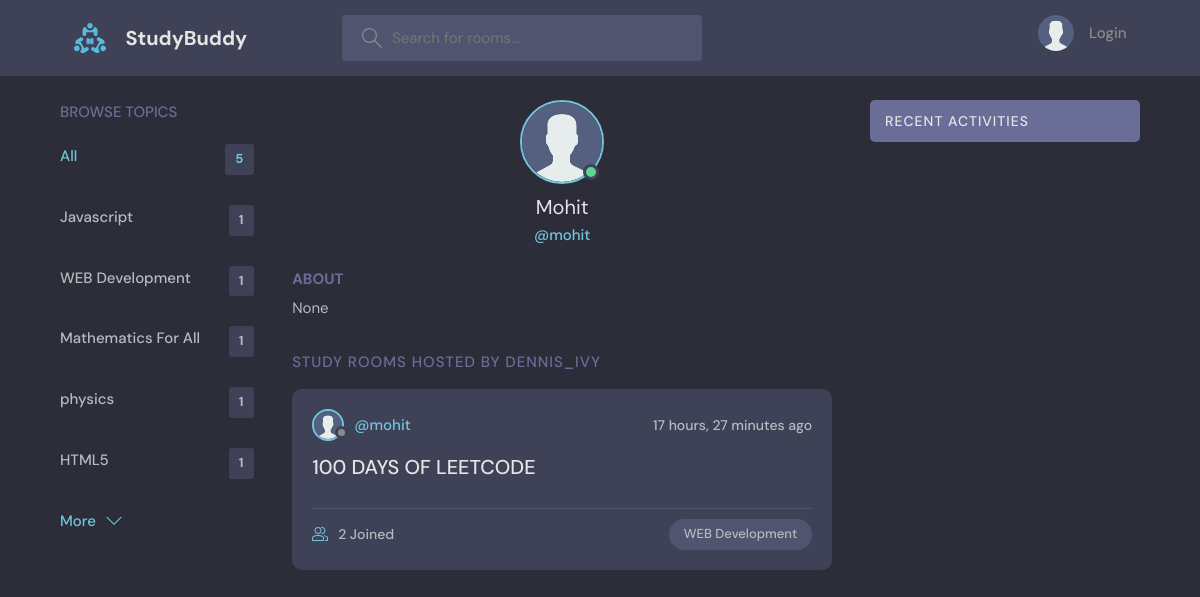
Screenshot of /profile/3/ with the database file from the repository.
### base/models.py (models this page shows, shortened)
class Topic(models.Model):
    name=models.CharField(max_length=200)

class User(AbstractUser):
    name= models.CharField(max_length=200,null=True)
    email=models.EmailField(unique=True,null=True)
    bio=models.TextField(null=True)
    avatar=models.ImageField(null=True, default="avatar.svg")
    USERNAME_FIELD = 'email'
    REQUIRED_FIELDS = []

class Room(models.Model):
    host=models.ForeignKey(User, on_delete=models.SET_NULL, null=True)
    topic=models.ForeignKey(Topic, on_delete=models.SET_NULL,null=True)
    name=models.CharField(max_length=200)
    description=models.TextField(null=True,blank=True)
    participants =models.ManyToManyField(User, related_name='participants', blank=True)
    updated = models.DateTimeField(auto_now=True)
    created= models.DateTimeField(auto_now_add=True)
    class Meta:
       ordering=['-updated','-created']     # this will show most updated and created post first

### base/views.py (the view)
# urls.py: path('profile/<int:pk>/',views.userProfile,name='user-profile'),
def userProfile(request, pk):
    user= User.objects.get(id=pk)
    rooms=user.room_set.all()
    room_messages=user.message_set.all()
    topics=Topic.objects.all()
    context={'user':user, 'rooms':rooms,'room_messages':room_messages, 'topics':topics}
    return render(request,'base/profile.html',context)

### base/templates/base/profile.html (shortened to what this page needs)
{% extends 'main.html' %}
{% block content %}
<main class="profile-page layout layout--3">
  <div class="container">
    {% include 'base/topics_components.html' %}
    <div class="roomList">
      <div class="profile">
        <div class="profile__avatar">
          <div class="avatar avatar--large active">
            <img src="{{user.avatar.url}}" />
          </div>
        </div>
        <div class="profile__info">
          <h3>{{user.name}}</h3>
          <p>@{{user.username}}</p>
        </div>
        <div class="profile__about">
          <h3>About</h3>
          <p>
            {{user.bio}}
          </p>
        </div>
      </div>
      <div class="roomList__header">
        <div>
          <h2>Study Rooms Hosted by dennis_ivy</a>
          </h2>
        </div>
      </div>
      {% include 'base/feed_component.html' %}
    </div>
    {% include 'base/activity_component.html' %}
  </div>
</main>
{% endblock content %}

### connecthub/templates/main.html (shortened to what this page needs)
<!DOCTYPE html>
{% load static %}
<html lang="en">
<head>
    <link rel="stylesheet" href="{% static 'styles/style.css' %}" />
</head>
<body>
    {% include 'navbar.html' %}
    {% block content %}
    {% endblock %}
</body>
</html>

### connecthub/templates/navbar.html (shortened to what this page needs)
{% load static %}
<header class="header header--loggedIn">
    <div class="container">
      <a href="{% url 'home' %}" class="header__logo">
        <img src="{% static 'images/logo.svg' %}" />
        <h1>StudyBuddy</h1>
      </a>
      <form class="header__search" method="GET" action="{% url 'home' %}">
        <label>
          <input name="q"  placeholder="Search for rooms..." />
        </label>
      </form>
      <nav class="header__menu">
        {% if request.user.is_authenticated %}
        <div class="header__user">
          <a href=" {% url 'update-user' %}">
            <div class="avatar avatar--medium active">
              <img src="{{ request.user.avatar.url}}" />
            </div>
            <p>{{ request.user.username }} <span>@{{ request.user.username }}</span></p>
          </a>
          <button class="dropdown-button">
            <svg version="1.1" xmlns="http://www.w3.org/2000/svg" width="32" height="32" viewBox="0 0 32 32">
              <title>chevron-down</title>
              <path d="M16 21l-13-13h-3l16 16 16-16h-3l-13 13z"></path>
            </svg>
          </button>
        </div>
    {% else %}
         <a href="{% url 'login' %}">
          <img src="{% static 'images//avatar.svg'%}" />
          <p>Login</p>
        </a>
  {% endif %}
      </nav>
    </div>
  </header>

### base/templates/base/topics_components.html
<div class="topics">
  <div class="topics__header">
      <h2>Browse Topics</h2>
  </div>
  <ul class="topics__list">
      <li>
          <a href="{% url 'home' %}" class="active">All <span>{{topics.count}}</span></a>
      </li>
      {% for topic in topics %}
      <li>
          <a href="{% url 'home' %}?q={{topic.name}}">{{topic.name}}<span>{{topic.room_set.all.count}}</span></a>
      </li>
      {% endfor %}
  </ul>
 <a class="btn btn--link" href="{% url 'topics' %}">
      More
      <svg version="1.1" xmlns="http://www.w3.org/2000/svg" width="32" height="32" viewBox="0 0 32 32">
          <title>chevron-down</title>
          <path d="M16 21l-13-13h-3l16 16 16-16h-3l-13 13z"></path>
      </svg>
  </a>
</div>

### base/templates/base/feed_component.html (shortened to what this page needs)
{% for room in rooms %}
<div class="roomListRoom">
    <div class="roomListRoom__header">
        <a href="{% url 'user-profile' room.host.id %}" class="roomListRoom__author">
            <div class="avatar avatar--small">
                <img src="{{room.host.avatar.url}}" />
            </div>
            <span>@{{room.host.username}}</span>
        </a>
        <div class="roomListRoom__actions">
            <span>{{room.created|timesince}} ago</span>
        </div>
    </div>
    <div class="roomListRoom__content">
        <a href="{% url 'room' room.id %}">{{room.name}}</a>
    </div>
    <div class="roomListRoom__meta">
        <a href="{% url 'room' room.id %}" class="roomListRoom__joined">
            {{room.participants.all.count}} Joined
        </a>
        <p class="roomListRoom__topic">{{room.topic.name}}</p>
    </div>
</div>
{% endfor %}

### base/templates/base/activity_component.html (shortened to what this page needs)
<div class="activities">
  <div class="activities__header">
      <h2>Recent Activities</h2>
  </div>
</div>

### rows the page displays
Topic: name "Javascript", room_set.all.count "1"
Topic: name "WEB Development", room_set.all.count "1"
Topic: name "Mathematics For All", room_set.all.count "1"
Topic: name "physics", room_set.all.count "1"
Topic: name "HTML5", room_set.all.count "1"
User: avatar (placeholder picture), name "Mohit", username "mohit", bio "None"
Room: host.avatar (placeholder picture), host.username "mohit", created "17 hours, 27 minutes", name "100 DAYS OF LEETCODE", participants.all.count "2", topic.name "WEB Development"

### other values shown
{{ topics.count }} "5"
